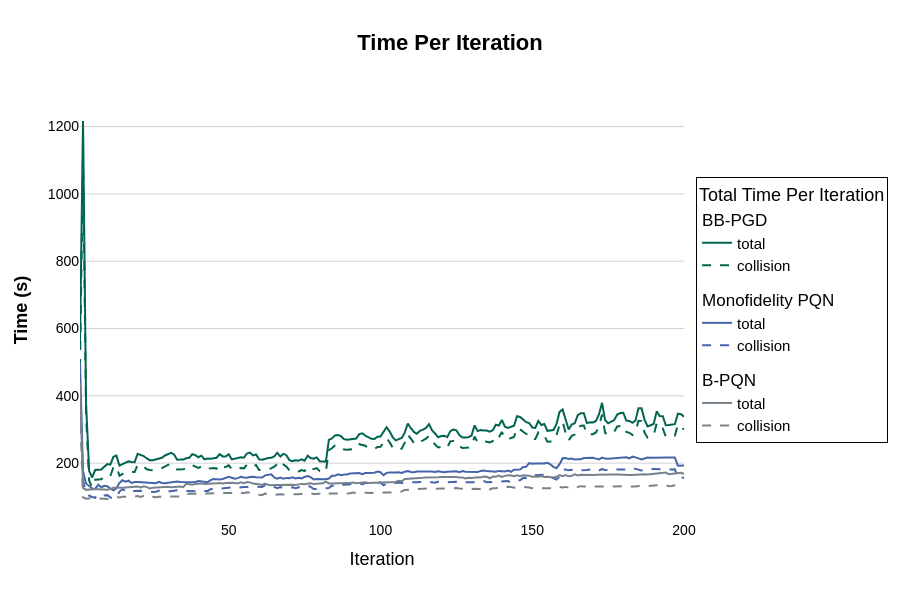
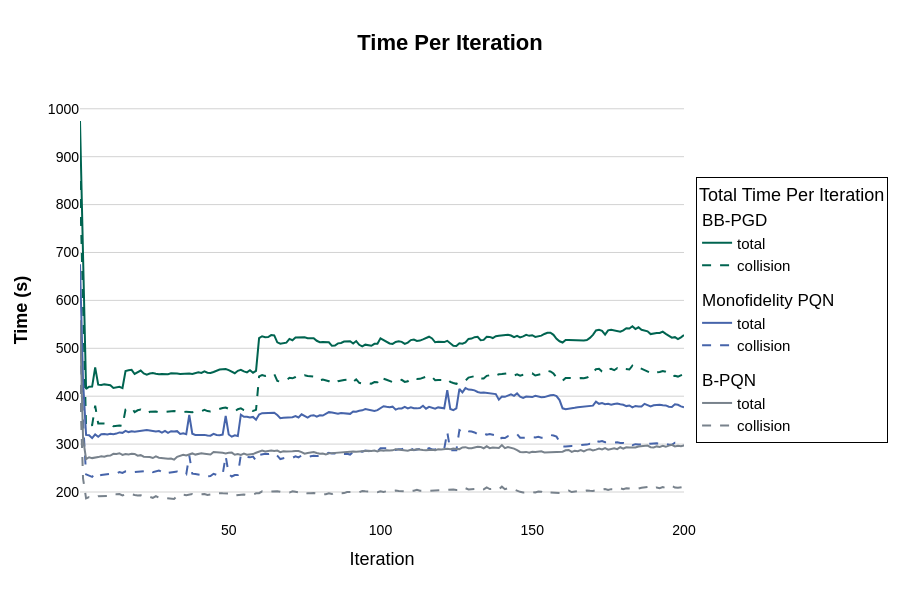
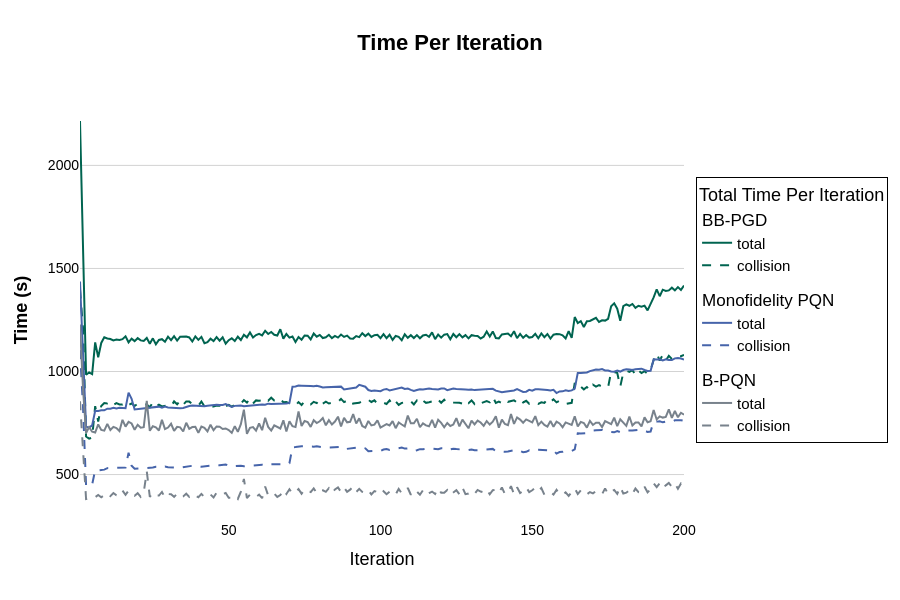
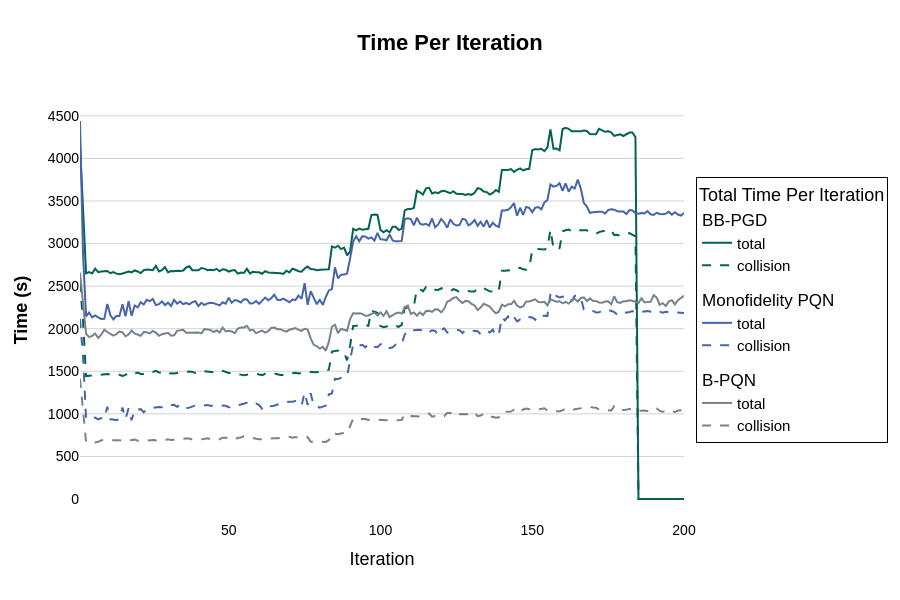

Notebook source saved alongside these figures, in order:
### Markdown cell above
### Print Summary

### Code cell
total_run_times = []
total_speed_up = []
collision_run_times = []
collision_speed_up = []
for n in lattice_size:
    print('=================================================')
    print(f'{n=}')
    _total_run_times, _total_speed_up, _collision_run_times, _collision_speed_up = timing_deep_dive(lattice_size_2_file_names[n], algo_names, plotFlag=True)
    total_run_times.append(_total_run_times)
    total_speed_up.append(_total_speed_up)
    collision_run_times.append(_collision_run_times)
    collision_speed_up.append(_collision_speed_up)

### Figure 1 — Plotly figure (JSON) as saved in the notebook; plotly's stock layout.template omitted (floating-point values rounded to 4 significant figures; data arrays with more than 128 entries replaced by an {"elided": "..."} marker saying what was removed)
{"data": [{"legendgroup": "BB-PGD", "legendgrouptitle": {"text": "BB-PGD"}, "line": {"color": "#006450"}, "mode": "lines", "name": "total", "type": "scatter", "x": {"elided": "200 int values"}, "y": {"elided": "200 float values"}}, {"legendgroup": "BB-PGD", "line": {"color": "#006450", "dash": "dash"}, "mode": "lines", "name": "collision", "type": "scatter", "x": {"elided": "200 int values"}, "y": {"elided": "200 float values"}}, {"legendgroup": "Mono-PQN", "legendgrouptitle": {"text": "Monofidelity PQN"}, "line": {"color": "#4664AA"}, "mode": "lines", "name": "total", "type": "scatter", "x": {"elided": "200 int values"}, "y": {"elided": "200 float values"}}, {"legendgroup": "Mono-PQN", "line": {"color": "#4664AA", "dash": "dash"}, "mode": "lines", "name": "collision", "type": "scatter", "x": {"elided": "200 int values"}, "y": {"elided": "200 float values"}}, {"legendgroup": "Bi-PQN", "legendgrouptitle": {"text": "B-PQN"}, "line": {"color": "#78828C"}, "mode": "lines", "name": "total", "type": "scatter", "x": {"elided": "200 int values"}, "y": {"elided": "200 float values"}}, {"legendgroup": "Bi-PQN", "line": {"color": "#78828C", "dash": "dash"}, "mode": "lines", "name": "collision", "type": "scatter", "x": {"elided": "200 int values"}, "y": {"elided": "200 float values"}}], "layout": {"autosize": true, "barmode": "overlay", "font": {"color": "black", "family": "Arial, sans-serif", "size": 15}, "height": 600, "hovermode": "x unified", "legend": {"bgcolor": "rgba(255, 255, 255, 0.5)", "bordercolor": "Black", "borderwidth": 1, "orientation": "v", "title": {"font": {"size": 18}, "text": "Total Time Per Iteration"}, "x": 1.02, "xanchor": "left", "y": 0.5, "yanchor": "middle"}, "margin": {"r": 150}, "plot_bgcolor": "white", "title": {"font": {"size": 22}, "text": "<b>Time Per Iteration</b>", "x": 0.5}, "xaxis": {"showgrid": false, "tickfont": {"size": 14}, "title": {"font": {"size": 18}, "text": "Iteration"}}, "yaxis": {"gridcolor": "lightgrey", "tickfont": {"size": 14}, "title": {"font": {"size": 18}, "text": "<b>Time (s)</b>"}}}}

### Figure 2 — Plotly figure (JSON) as saved in the notebook; plotly's stock layout.template omitted (floating-point values rounded to 4 significant figures; data arrays with more than 128 entries replaced by an {"elided": "..."} marker saying what was removed)
{"data": [{"legendgroup": "BB-PGD", "legendgrouptitle": {"text": "BB-PGD"}, "line": {"color": "#006450"}, "mode": "lines", "name": "total", "type": "scatter", "x": {"elided": "200 int values"}, "y": {"elided": "200 float values"}}, {"legendgroup": "BB-PGD", "line": {"color": "#006450", "dash": "dash"}, "mode": "lines", "name": "collision", "type": "scatter", "x": {"elided": "200 int values"}, "y": {"elided": "200 float values"}}, {"legendgroup": "Mono-PQN", "legendgrouptitle": {"text": "Monofidelity PQN"}, "line": {"color": "#4664AA"}, "mode": "lines", "name": "total", "type": "scatter", "x": {"elided": "200 int values"}, "y": {"elided": "200 float values"}}, {"legendgroup": "Mono-PQN", "line": {"color": "#4664AA", "dash": "dash"}, "mode": "lines", "name": "collision", "type": "scatter", "x": {"elided": "200 int values"}, "y": {"elided": "200 float values"}}, {"legendgroup": "Bi-PQN", "legendgrouptitle": {"text": "B-PQN"}, "line": {"color": "#78828C"}, "mode": "lines", "name": "total", "type": "scatter", "x": {"elided": "200 int values"}, "y": {"elided": "200 float values"}}, {"legendgroup": "Bi-PQN", "line": {"color": "#78828C", "dash": "dash"}, "mode": "lines", "name": "collision", "type": "scatter", "x": {"elided": "200 int values"}, "y": {"elided": "200 float values"}}], "layout": {"autosize": true, "barmode": "overlay", "font": {"color": "black", "family": "Arial, sans-serif", "size": 15}, "height": 600, "hovermode": "x unified", "legend": {"bgcolor": "rgba(255, 255, 255, 0.5)", "bordercolor": "Black", "borderwidth": 1, "orientation": "v", "title": {"font": {"size": 18}, "text": "Total Time Per Iteration"}, "x": 1.02, "xanchor": "left", "y": 0.5, "yanchor": "middle"}, "margin": {"r": 150}, "plot_bgcolor": "white", "title": {"font": {"size": 22}, "text": "<b>Time Per Iteration</b>", "x": 0.5}, "xaxis": {"showgrid": false, "tickfont": {"size": 14}, "title": {"font": {"size": 18}, "text": "Iteration"}}, "yaxis": {"gridcolor": "lightgrey", "tickfont": {"size": 14}, "title": {"font": {"size": 18}, "text": "<b>Time (s)</b>"}}}}

### Figure 3 — Plotly figure (JSON) as saved in the notebook; plotly's stock layout.template omitted (floating-point values rounded to 4 significant figures; data arrays with more than 128 entries replaced by an {"elided": "..."} marker saying what was removed)
{"data": [{"legendgroup": "BB-PGD", "legendgrouptitle": {"text": "BB-PGD"}, "line": {"color": "#006450"}, "mode": "lines", "name": "total", "type": "scatter", "x": {"elided": "200 int values"}, "y": {"elided": "200 float values"}}, {"legendgroup": "BB-PGD", "line": {"color": "#006450", "dash": "dash"}, "mode": "lines", "name": "collision", "type": "scatter", "x": {"elided": "200 int values"}, "y": {"elided": "200 float values"}}, {"legendgroup": "Mono-PQN", "legendgrouptitle": {"text": "Monofidelity PQN"}, "line": {"color": "#4664AA"}, "mode": "lines", "name": "total", "type": "scatter", "x": {"elided": "200 int values"}, "y": {"elided": "200 float values"}}, {"legendgroup": "Mono-PQN", "line": {"color": "#4664AA", "dash": "dash"}, "mode": "lines", "name": "collision", "type": "scatter", "x": {"elided": "200 int values"}, "y": {"elided": "200 float values"}}, {"legendgroup": "Bi-PQN", "legendgrouptitle": {"text": "B-PQN"}, "line": {"color": "#78828C"}, "mode": "lines", "name": "total", "type": "scatter", "x": {"elided": "200 int values"}, "y": {"elided": "200 float values"}}, {"legendgroup": "Bi-PQN", "line": {"color": "#78828C", "dash": "dash"}, "mode": "lines", "name": "collision", "type": "scatter", "x": {"elided": "200 int values"}, "y": {"elided": "200 float values"}}], "layout": {"autosize": true, "barmode": "overlay", "font": {"color": "black", "family": "Arial, sans-serif", "size": 15}, "height": 600, "hovermode": "x unified", "legend": {"bgcolor": "rgba(255, 255, 255, 0.5)", "bordercolor": "Black", "borderwidth": 1, "orientation": "v", "title": {"font": {"size": 18}, "text": "Total Time Per Iteration"}, "x": 1.02, "xanchor": "left", "y": 0.5, "yanchor": "middle"}, "margin": {"r": 150}, "plot_bgcolor": "white", "title": {"font": {"size": 22}, "text": "<b>Time Per Iteration</b>", "x": 0.5}, "xaxis": {"showgrid": false, "tickfont": {"size": 14}, "title": {"font": {"size": 18}, "text": "Iteration"}}, "yaxis": {"gridcolor": "lightgrey", "tickfont": {"size": 14}, "title": {"font": {"size": 18}, "text": "<b>Time (s)</b>"}}}}

### Figure 4 — Plotly figure (JSON) as saved in the notebook; plotly's stock layout.template omitted (floating-point values rounded to 4 significant figures; data arrays with more than 128 entries replaced by an {"elided": "..."} marker saying what was removed)
{"data": [{"legendgroup": "BB-PGD", "legendgrouptitle": {"text": "BB-PGD"}, "line": {"color": "#006450"}, "mode": "lines", "name": "total", "type": "scatter", "x": {"elided": "200 int values"}, "y": {"elided": "200 float values"}}, {"legendgroup": "BB-PGD", "line": {"color": "#006450", "dash": "dash"}, "mode": "lines", "name": "collision", "type": "scatter", "x": {"elided": "200 int values"}, "y": {"elided": "200 float values"}}, {"legendgroup": "Mono-PQN", "legendgrouptitle": {"text": "Monofidelity PQN"}, "line": {"color": "#4664AA"}, "mode": "lines", "name": "total", "type": "scatter", "x": {"elided": "200 int values"}, "y": {"elided": "200 float values"}}, {"legendgroup": "Mono-PQN", "line": {"color": "#4664AA", "dash": "dash"}, "mode": "lines", "name": "collision", "type": "scatter", "x": {"elided": "200 int values"}, "y": {"elided": "200 float values"}}, {"legendgroup": "Bi-PQN", "legendgrouptitle": {"text": "B-PQN"}, "line": {"color": "#78828C"}, "mode": "lines", "name": "total", "type": "scatter", "x": {"elided": "200 int values"}, "y": {"elided": "200 float values"}}, {"legendgroup": "Bi-PQN", "line": {"color": "#78828C", "dash": "dash"}, "mode": "lines", "name": "collision", "type": "scatter", "x": {"elided": "200 int values"}, "y": {"elided": "200 float values"}}], "layout": {"autosize": true, "barmode": "overlay", "font": {"color": "black", "family": "Arial, sans-serif", "size": 15}, "height": 600, "hovermode": "x unified", "legend": {"bgcolor": "rgba(255, 255, 255, 0.5)", "bordercolor": "Black", "borderwidth": 1, "orientation": "v", "title": {"font": {"size": 18}, "text": "Total Time Per Iteration"}, "x": 1.02, "xanchor": "left", "y": 0.5, "yanchor": "middle"}, "margin": {"r": 150}, "plot_bgcolor": "white", "title": {"font": {"size": 22}, "text": "<b>Time Per Iteration</b>", "x": 0.5}, "xaxis": {"showgrid": false, "tickfont": {"size": 14}, "title": {"font": {"size": 18}, "text": "Iteration"}}, "yaxis": {"gridcolor": "lightgrey", "tickfont": {"size": 14}, "title": {"font": {"size": 18}, "text": "<b>Time (s)</b>"}}}}
